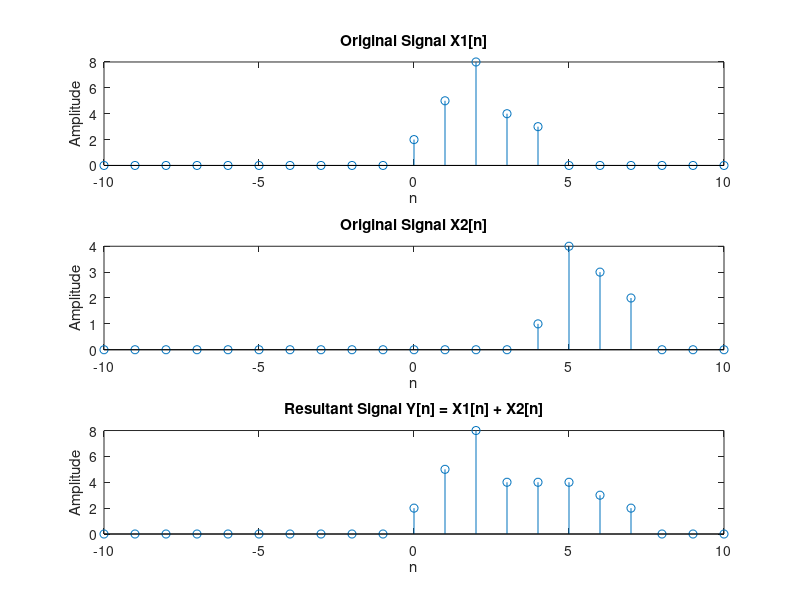

MATLAB code to generate this figure:
% Define the range of n
n = -10:10;

% Define the signals X1[n] and X2[n]
X1 = 2*(n == 0) + 5*(n == 1) + 8*(n == 2) + 4*(n == 3) + 3*(n == 4);
X2 = (n == 4) + 4*(n == 5) + 3*(n == 6) + 2*(n == 7);

% Add the signals to get the resultant signal Y[n]
Y = X1 + X2;

% Plot the original signals X1[n] and X2[n]
subplot(3, 1, 1);
stem(n, X1);
title('Original Signal X1[n]');
xlabel('n');
ylabel('Amplitude');

subplot(3, 1, 2);
stem(n, X2);
title('Original Signal X2[n]');
xlabel('n');
ylabel('Amplitude');

% Plot the resultant signal Y[n]
subplot(3, 1, 3);
stem(n, Y);
title('Resultant Signal Y[n] = X1[n] + X2[n]');
xlabel('n');
ylabel('Amplitude');
